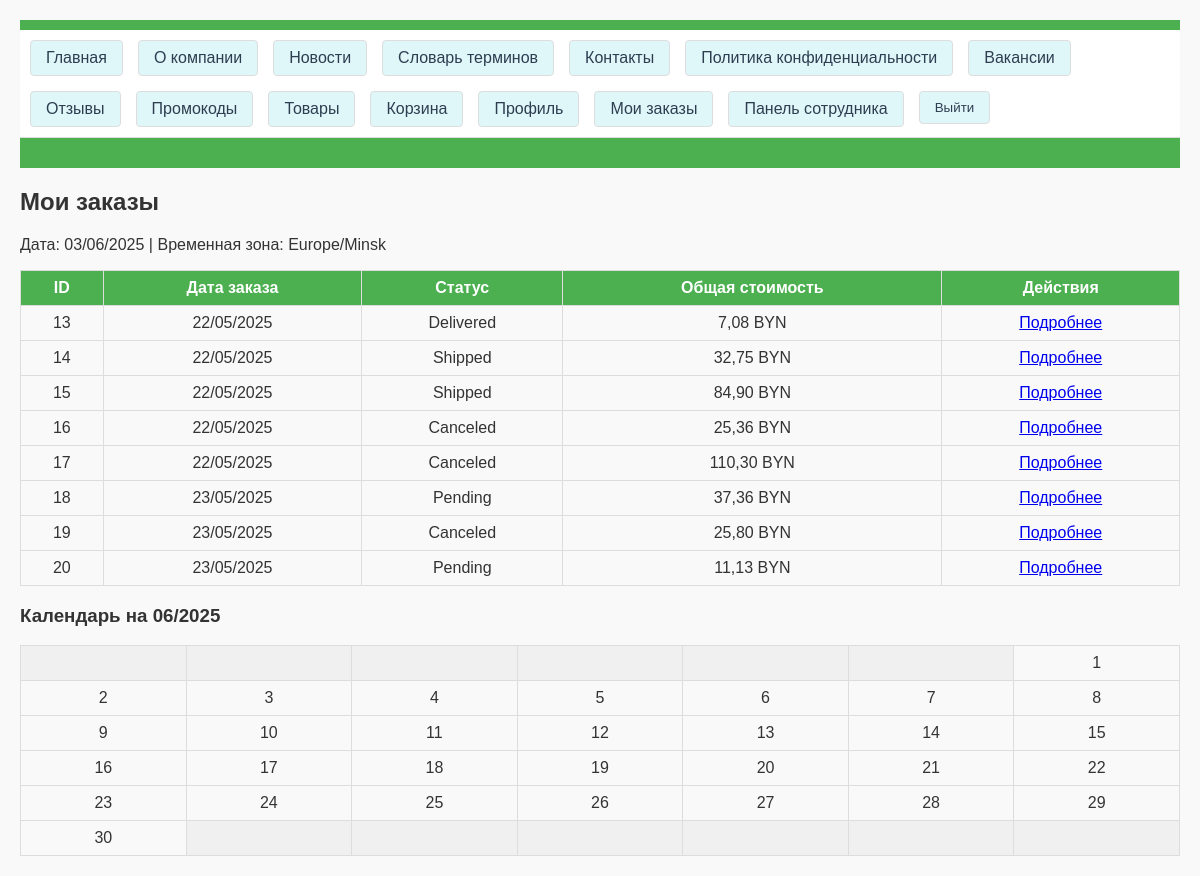
Screenshot of /orders/ (signed in) with the database file from the repository.
### delivery_app/models.py (models this page shows, shortened)
class Order(models.Model):
    STATUS_CHOICES = (
        ('Pending', 'В ожидании'),
        ('Shipped', 'Отправлен'),
        ('Delivered', 'Доставлен'),
        ('Canceled', 'Отменен'),
    )
    DELIVERY_METHODS = (
        ('pickup', 'Самовывоз'),
        ('courier', 'Курьер'),
    )
    client = models.ForeignKey(Client, on_delete=models.CASCADE, related_name='orders')
    employee = models.ForeignKey(Employee, on_delete=models.SET_NULL, null=True, blank=True, related_name='handled_orders')
    pickup_point = models.ForeignKey(PickupPoint, on_delete=models.SET_NULL, null=True, blank=True, related_name='orders')
    status = models.CharField(max_length=20, choices=STATUS_CHOICES, default='Pending')
    date_ordered = models.DateTimeField(auto_now_add=True)
    date_delivered = models.DateTimeField(null=True, blank=True)
    delivery_cost = models.DecimalField(max_digits=10, decimal_places=2, default=Decimal('0.00'))
    delivery_method = models.CharField(max_length=20, choices=DELIVERY_METHODS, default='pickup')
    delivery_address = models.CharField(max_length=200, blank=True, help_text="Адрес доставки для курьера")
    promocode = models.ForeignKey(PromoCode, on_delete=models.SET_NULL, null=True, blank=True, related_name='orders')  # Новая связь
    @property
    def total_cost(self):
        base_total = sum(Decimal(str(item.quantity)) * item.price for item in self.orderitem_set.all())
        total = base_total + self.delivery_cost
        return total.quantize(Decimal('0.01'), rounding=ROUND_HALF_UP)

class OrderItem(models.Model):
    order = models.ForeignKey(Order, on_delete=models.CASCADE, related_name='orderitem_set')
    product = models.ForeignKey(Product, on_delete=models.CASCADE, related_name='order_items')
    quantity = models.DecimalField(max_digits=10, decimal_places=2)
    price = models.DecimalField(max_digits=10, decimal_places=2)

### delivery_app/views.py (the view)
# urls.py: path('orders/', views.OrderListView.as_view(), name='order_list'),
class OrderListView(LoginRequiredMixin, ListView):
    model = Order
    template_name = 'delivery_app/order_list.html'
    context_object_name = 'orders'
    def get_queryset(self):
        user = self.request.user
        if user.is_superuser:
            return Order.objects.all()  # Суперпользователь видит все заказы
        try:
            employee = Employee.objects.get(user=user)
            return Order.objects.filter(employee=employee)  # Сотрудник видит свои заказы
        except Employee.DoesNotExist:
            try:
                client = Client.objects.get(user=user)
                return Order.objects.filter(client=client)  # Клиент видит свои заказы
            except Client.DoesNotExist:
                return Order.objects.none()
    def get_context_data(self, **kwargs):
        context = super().get_context_data(**kwargs)
        context['current_date'] = timezone.now().strftime('%d/%m/%Y')
        context['timezone'] = 'Europe/Minsk'
        context['calendar'] = calendar.monthcalendar(timezone.now().year, timezone.now().month)
        return context

### delivery_app/templates/delivery_app/order_list.html (shortened to what this page needs)
{% extends "delivery_app/base.html" %}
{% block content %}
<h2>Мои заказы</h2>
<p>Дата: {{ current_date }} | Временная зона: {{ timezone }}</p>
{% if orders %}
    <table border="1">
        <thead>
            <tr>
                <th>ID</th>
                <th>Дата заказа</th>
                <th>Статус</th>
                <th>Общая стоимость</th>
                <th>Действия</th>
            </tr>
        </thead>
        <tbody>
            {% for order in orders %}
            <tr>
                <td>{{ order.id }}</td>
                <td>{{ order.date_ordered|date:'d/m/Y' }}</td>
                <td>{{ order.status }}</td>
                <td>{{ order.total_cost|floatformat:2 }} BYN</td>
                <td><a href="{% url 'delivery_app:order_detail' order.id %}">Подробнее</a></td>
            </tr>
            {% endfor %}
        </tbody>
    </table>
{% else %}
    <p>У вас нет заказов.</p>
{% endif %}
<h3>Календарь на {{ current_date|slice:"3:10" }}</h3>
<table border="1">
    {% for week in calendar %}
    <tr>
        {% for day in week %}
        <td{% if day == 0 %} class="empty"{% endif %}>
            {{ day|default:"" }}
        </td>
        {% endfor %}
    </tr>
    {% endfor %}
</table>
{% endblock %}

### delivery_app/static/delivery_app/css/style.css (style rules this page uses)
body { font-family: Arial, sans-serif; margin: 0; padding: 20px; background-color: #f9f9f9; color: #333 !important; background-image: none !important; }
table { width: 100%; border-collapse: collapse; margin-top: 10px; }
table, th, td { border: 1px solid #ddd; }
th, td { padding: 8px; text-align: center; color: #333; }
th { background-color: #4CAF50; color: white; }
.empty { background-color: #f0f0f0; }

### rows the page displays
Order: id "13", date_ordered "22/05/2025", status "Delivered", total_cost "7,08"
Order: id "14", date_ordered "22/05/2025", status "Shipped", total_cost "32,75"
Order: id "15", date_ordered "22/05/2025", status "Shipped", total_cost "84,90"
Order: id "16", date_ordered "22/05/2025", status "Canceled", total_cost "25,36"
Order: id "17", date_ordered "22/05/2025", status "Canceled", total_cost "110,30"
Order: id "18", date_ordered "23/05/2025", status "Pending", total_cost "37,36"
Order: id "19", date_ordered "23/05/2025", status "Canceled", total_cost "25,80"
Order: id "20", date_ordered "23/05/2025", status "Pending", total_cost "11,13"

### other values shown
{{ current_date }} "03/06/2025"
{{ timezone }} "Europe/Minsk"
{{ current_date|slice:"3:10" }} "06/2025"
{{ day|default:"" }} "1" "2" "3" "4" "5" "6" "7" "8" "9" "10" "11" "12" "13" "14" "15" "16" "17" "18" "19" "20" "21" "22" "23" "24" "25" "26" "27" "28" "29" "30"
